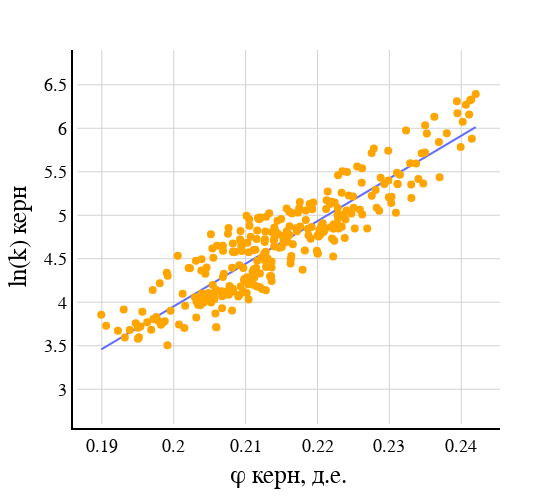

Source (notebook cell):
### Code cell
fig = go.Figure()
fig.add_trace(go.Scatter(x=df.iloc[:,2]/100,y=df.iloc[:,6], mode='lines'))
fig.add_trace(go.Scatter(x=df.iloc[:,2]/100,y=df.iloc[:,5], mode='markers', marker=dict(color='Orange', size=5, line=dict(color='Orange', width=3))))
fig.update_xaxes(title_text="φ керн, д.е.", titlefont=dict(family="arial",size=25,color="black"))
fig.update_yaxes(title_text="ln(k) керн", titlefont=dict(family="arial",size=25,color="black"))
fig.update_layout(autosize=False,width=550,height=500,margin=dict(l=50,r=50,b=50,t=50,pad=4),paper_bgcolor="White", plot_bgcolor="White")
fig.update_xaxes(showline=True, linewidth=2, linecolor='black', gridcolor='lightgray',tickfont=dict(family='Arial', color='black', size=18))
fig.update_yaxes(showline=True, linewidth=2, linecolor='black', gridcolor='lightgray',tickfont=dict(family='Arial', color='black', size=18))
fig.update_layout(showlegend=False
                  ,yaxis_range=[2.6,6.9]
                  )
fig.show()

### Figure 1 — Plotly figure (JSON) as saved in the notebook; plotly's stock layout.template omitted (floating-point values rounded to 4 significant figures; data arrays with more than 128 entries replaced by an {"elided": "..."} marker saying what was removed)
{"data": [{"mode": "lines", "type": "scatter", "x": {"elided": "305 float values"}, "y": {"elided": "305 float values"}}, {"marker": {"color": "Orange", "line": {"color": "Orange", "width": 3}, "size": 5}, "mode": "markers", "type": "scatter", "x": {"elided": "305 float values"}, "y": {"elided": "305 float values"}}], "layout": {"autosize": false, "height": 500, "margin": {"b": 50, "l": 50, "pad": 4, "r": 50, "t": 50}, "paper_bgcolor": "White", "plot_bgcolor": "White", "showlegend": false, "width": 550, "xaxis": {"gridcolor": "lightgray", "linecolor": "black", "linewidth": 2, "showline": true, "tickfont": {"color": "black", "family": "Arial", "size": 18}, "title": {"font": {"color": "black", "family": "arial", "size": 25}, "text": "φ керн, д.е."}}, "yaxis": {"gridcolor": "lightgray", "linecolor": "black", "linewidth": 2, "range": [2.6, 6.9], "showline": true, "tickfont": {"color": "black", "family": "Arial", "size": 18}, "title": {"font": {"color": "black", "family": "arial", "size": 25}, "text": "ln(k) керн"}}}}
